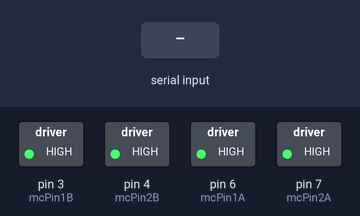
Simulated run of this sketch. Board: Arduino Uno, built with avr-gcc and run on an emulated ATmega328P. Shown: switched loads named in the sketch (green lamp = pin HIGH). The inputs (shaded band) are chosen by the test bench. What the sketch prints to the serial monitor is not drawn.

Above: at 1.2 s.
1.3 s: byte 90 received over Serial
At 2.1 s:
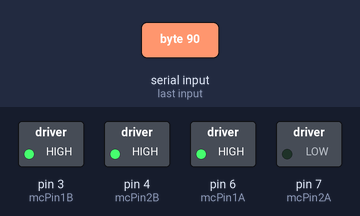
2.8 s: byte 120 received over Serial
At 3.2 s:
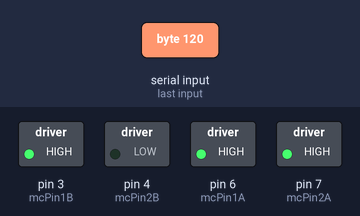
4.3 s: byte 90 received over Serial
At 5.6 s:
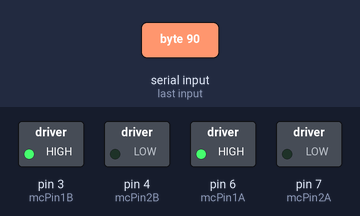
Timing chart, 0 to 7.3 s (numbered marks = the images above; inputs shaded):
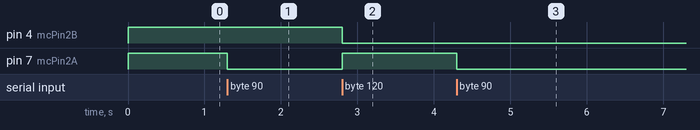

The sketch:

modular-bluetooth-receiver.ino
```cpp
// (licence header left out)
/*-------------------
  #### ATtiny841 ####
  -------------------
         ____
  VCC  <|*   |> GND
  IO 0 <|    |> IO10
  IO 1 <|    |> IO 9
  RST  <|    |> IO 8
  IO 2 <|    |> IO 7
  IO 3 <|    |> IO 6
  IO 4 <|____|> IO 5

  -------------------*/


/*------------------------------------------------------------------------------

  Override core timers

------------------------------------------------------------------------------*/


const uint8_t PROGMEM digital_pin_to_timer_PGM[] =
{
  NOT_ON_TIMER,
  NOT_ON_TIMER,
  TIMER0A, /* TOCC7 - this is the LED function so let's give it the least desirable timer */
  TIMER2B, /* TOCC6 - this is the AUX function so let's arbitrarily give it TIMER2 */
  TIMER2A, /* TOCC5 - this is the AUX function so let's arbitrarily give it TIMER2 */
  TIMER0B, /* TOCC4 - this is the LED function so let's give it the least desirable timer */
  TIMER1A, /* TOCC3 - this is the MOTOR function so let's arbitrarily give it TIMER1 */
  TIMER1B, /* TOCC2 - this is the MOTOR function so let's arbitrarily give it TIMER1 */
  NOT_ON_TIMER, //This could have pwm, but it's serial 0, and we only get PWM on 6 of the 8 pins at once.
  NOT_ON_TIMER, //see above.
  NOT_ON_TIMER,
  NOT_ON_TIMER,
};

// ATtiny841 Datasheet Table 12-7, TOCCn pins can be assigned various OCnX.
#define CORE_OC0A_PIN  PIN_B2 // TOCC7
#define CORE_OC0B_PIN  PIN_A5 // TOCC4
#define CORE_OC1A_PIN  PIN_A4 // TOCC3
#define CORE_OC1B_PIN  PIN_A3 // TOCC2
#define CORE_OC2A_PIN  PIN_A6 // TOCC5
#define CORE_OC2B_PIN  PIN_A7 // TOCC6

#define CORE_PWM0_PIN       CORE_OC0A_PIN
#define CORE_PWM0_TIMER     0
#define CORE_PWM0_CHANNEL   A

#define CORE_PWM1_PIN       CORE_OC0B_PIN
#define CORE_PWM1_TIMER     0
#define CORE_PWM1_CHANNEL   B

#define CORE_PWM2_PIN       CORE_OC1A_PIN
#define CORE_PWM2_TIMER     1
#define CORE_PWM2_CHANNEL   A

#define CORE_PWM3_PIN       CORE_OC1B_PIN
#define CORE_PWM3_TIMER     1
#define CORE_PWM3_CHANNEL   B

#define CORE_PWM4_PIN       CORE_OC2A_PIN
#define CORE_PWM4_TIMER     2
#define CORE_PWM4_CHANNEL   A

#define CORE_PWM5_PIN       CORE_OC2B_PIN
#define CORE_PWM5_TIMER     2
#define CORE_PWM5_CHANNEL   B


/*------------------------------------------------------------------------------

  Definitions

------------------------------------------------------------------------------*/


// Motor control A
#define mcPin1A 6
#define mcPin2A 7
#define maxA 28
char levelA = 0;
int pwmA = 0;

// Motor control B
#define mcPin1B 3
#define mcPin2B 4
#define maxB 28
char levelB = 0;
int pwmB = 0;

// Channel A commands
#define maskA 83
#define upA 65    // A up         = A
#define downA 66  // A down       = B
#define brakeA 67 // A brake      = C
#define floatA 80 // A float      = P
#define ffwdA 81  // A full fwd   = Q
#define frevA 82  // A full rev   = R

// Channel B commands
#define maskB 108
#define upB 68    // B up         = D
#define downB 72  // B down       = H
#define brakeB 76 // B brake      = L
#define floatB 96 // B float      = `
#define ffwdB 100 // B full fwd   = d
#define frevB 104 // B full rev   = h

// Combine Channel A command with Channel B command using logical OR

// Hardware serial
#define baudRate 9600

// Miscellanious
char incomingByte = 0;
char maskedByte = 0;
int pwmLevels[29] = {0, 41,  49,  57,  64, \
                        73,  81,  89,  97, \
                       105, 113, 120, 128, \
                       136, 144, 152, 160, \
                       168, 175, 184, 192, \
                       200, 208, 215, 223, \
                       231, 239, 247, 255};

// Function definitions
void comboMode(const char,      char*, const char, const char, \
               const char, const char, const char, const char, \
               const char, const char, const char, const char);


/*------------------------------------------------------------------------------

  setup

------------------------------------------------------------------------------*/


void setup()
{
  // serial baudrate init
  Serial.begin(baudRate);

  // channel A init
  pinMode(mcPin1A, OUTPUT);
  pinMode(mcPin2A, OUTPUT);
  digitalWrite(mcPin1A, HIGH);
  digitalWrite(mcPin2A, HIGH);

  // channel B init
  pinMode(mcPin1B, OUTPUT);
  pinMode(mcPin2B, OUTPUT);
  digitalWrite(mcPin1B, HIGH);
  digitalWrite(mcPin2B, HIGH);
}


/*------------------------------------------------------------------------------

  loop

------------------------------------------------------------------------------*/


void loop()
{
  // Handle serial communication
  if (Serial.available() > 0)
  {
    // read incoming byte
    incomingByte = Serial.read();


    // Direct PWM mode (fine resolution)
    if (incomingByte & 128) // 1xxx xxxx
    {
      // select proper output: x0xx xxxx -> A / x1xx xxxx -> B
      char* levelX = incomingByte & 64 ? &levelB : &levelA;
      if ((incomingByte & 63) == 0) // xx00 0000 -> float
      {
        // set the level
        *levelX = 0;
        // set the motor control wires
        digitalWrite(incomingByte & 64 ? mcPin1B : mcPin1A, HIGH);
        digitalWrite(incomingByte & 64 ? mcPin2B : mcPin2A, HIGH);
      }
      // xx01 1110, xx01 1111, xx10 0001, xx10 0010  are reserved
      else if ((incomingByte & 63) < 29 || (incomingByte & 63) > 35)
      {
        // set the level (xx1x xxxx are negative and need top 3 bits filled)
        *levelX = (incomingByte & 31) | (incomingByte & 32 ? 224 : 0);
        // motor control wires set at end of input handling for non-stopped levels
      }
      else if ((incomingByte & 63) == 32) // xx10 0000 -> brake
      {
        // set the level
        *levelX = 0;
        // set the motor control wires
        digitalWrite(incomingByte & 64 ? mcPin1B : mcPin1A, LOW);
        digitalWrite(incomingByte & 64 ? mcPin2B : mcPin2A, LOW);
      }
      // notify sender
      Serial.write(*levelX);
    }

    // Combo output mode
    else if (incomingByte & 64) // 01xx xxxx
    {
      // set channel A
      comboMode(incomingByte, &levelA, maxA, maskA, brakeA, floatA, \
                  upA, downA, ffwdA, frevA, mcPin1A, mcPin2A);
      // set channel B
      comboMode(incomingByte, &levelB, maxB, maskB, brakeB, floatB, \
                  upB, downB, ffwdB, frevB, mcPin1B, mcPin2B);
      // notify sender
      maskedByte = abs(levelB >> 2) + (levelB < 0 ? 8 : 0);
      maskedByte = (maskedByte << 4) + abs(levelA >> 2) + (levelA < 0 ? 8 : 0);
      Serial.write(maskedByte);
    }

    // set the pwm
    pwmA = pwmLevels[min(abs(levelA), maxA)];
    pwmB = pwmLevels[min(abs(levelB), maxB)];

    if (pwmA > 0)
    {
      // set the motor control wires (LOW input is HIGH output)
      analogWrite(mcPin1A, (levelA > 0 ? (255 - pwmA) : 255));
      analogWrite(mcPin2A, (levelA < 0 ? (255 - pwmA) : 255));
    }

    if (pwmB > 0)
    {
      // set the motor control wires (LOW input is HIGH output)
      analogWrite(mcPin1B, (levelB > 0 ? (255 - pwmB) : 255));
      analogWrite(mcPin2B, (levelB < 0 ? (255 - pwmB) : 255));
    }
  }
}


/*------------------------------------------------------------------------------

  comboMode handler

------------------------------------------------------------------------------*/


void comboMode(const char incomingByte,      char*  levelX, const char    maxX, \
               const char        maskX, const char  brakeX, const char  floatX, \
               const char          upX, const char   downX, const char   ffwdX, \
               const char        frevX, const char mcPin1X, const char mcPin2X)
{
  maskedByte = incomingByte & maskX;
  // decode command
  if (maskedByte == brakeX || maskedByte == floatX)
  {
    *levelX = 0;
    // set the motor control wires (brake LOW, float HIGH)
    digitalWrite(mcPin1X, (maskedByte == brakeX ? LOW : HIGH));
    digitalWrite(mcPin2X, (maskedByte == brakeX ? LOW : HIGH));
  }
  else
  {
    if (maskedByte == upX)
    {
      if (*levelX >= 0)
      {
        *levelX = min((*levelX + 4) & ~3, maxX);
      }
      else
      {
        if (abs(*levelX) & 3)
          *levelX = -(abs(*levelX) & ~3);
        else
          *levelX += 4;
      }
    }
    else if (maskedByte == downX)
    {
      if (*levelX <= 0)
      {
        *levelX = -min((abs(*levelX) + 4) & ~3, maxX);
      }
      else
      {
        if (*levelX & 3)
          *levelX &= ~3;
        else
          *levelX -= 4;
      }
    }
    else if (maskedByte == ffwdX)
    {
      *levelX = maxX;
    }
    else if (maskedByte == frevX)
    {
      *levelX = -maxX;
    }

    // we have stepped back to float
    if (*levelX == 0)
    {
      digitalWrite(mcPin1X, HIGH);
      digitalWrite(mcPin2X, HIGH);
    }
  }

  // motor control wires set at end of input handling for non-stopped levels
}
```

Measured:
- after the input at 1.3 s, pin 7 (mcPin2A): HIGH → LOW at once
- after the input at 2.8 s, pin 4 (mcPin2B): HIGH → LOW at once; pin 7 (mcPin2A): LOW → HIGH at once
- after the input at 4.3 s, pin 7 (mcPin2A): HIGH → LOW at once
